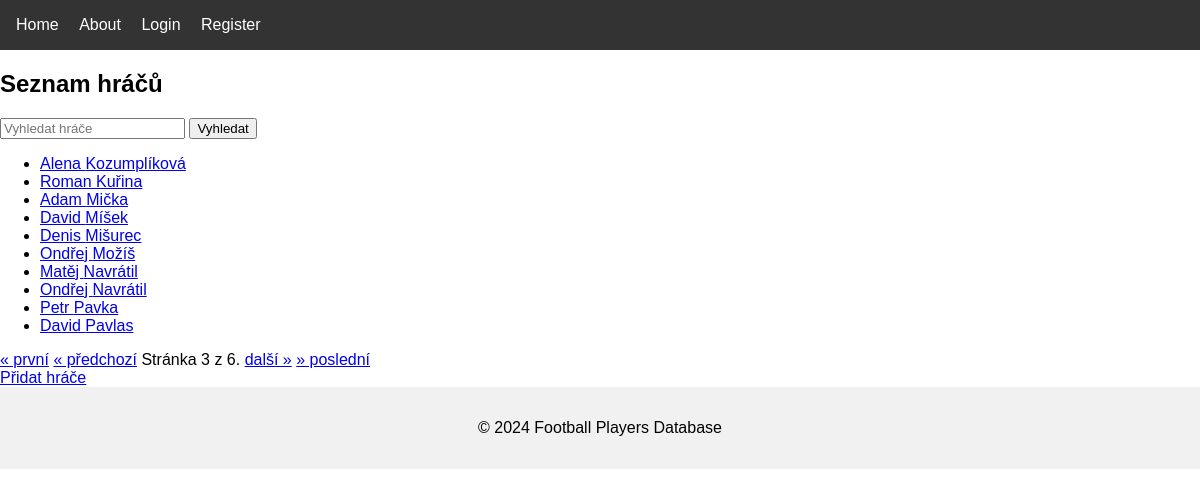
Screenshot of /players/?page=3 with the database file from the repository.
### players/models.py (models this page shows, shortened)
class Player(models.Model):
    id_player = models.CharField(max_length=10, unique=True, verbose_name="ID hráče", blank=True, null=True)  # Přidané pole id_player
    last_name = models.CharField(max_length=100, verbose_name="Lastname")
    first_name = models.CharField(max_length=100, verbose_name="Firtname")
    birth_year = models.IntegerField(verbose_name="Birthyear")
    club = models.CharField(max_length=100, verbose_name="Club")

### players/views.py (the view)
# urls.py: path('', views.players_list, name='players'),  # Seznam hráčů
def players_list(request):
    query = request.GET.get('q')
    if query:
        player_list = Player.objects.filter(first_name__icontains=query) | Player.objects.filter(
            last_name__icontains=query)
    else:
        player_list = Player.objects.all()
    paginator = Paginator(player_list, 10)  # 10 hráčů na stránku
    page_number = request.GET.get('page')  # Získání čísla stránky z GET parametru
    players = paginator.get_page(page_number)  # Načtení hráčů pro danou stránku
    return render(request, 'players/players_list.html', {'players': players, 'query': query})

### players/templates/players/players_list.html (shortened to what this page needs)
{% extends 'core/base.html' %}
{% block content %}
  <h2>Seznam hráčů</h2>
  <form method="GET" action="{% url 'players' %}">
    <input type="text" name="q" placeholder="Vyhledat hráče" value="{{ query|default:'' }}">
    <button type="submit">Vyhledat</button>
  </form>
  <ul>
    {% for player in players %}
      <li>
        <a href="{% url 'player_detail' player.pk %}">{{ player.first_name }} {{ player.last_name }}</a>
      </li>
    {% empty %}
      <li>Nebyli nalezeni žádní hráči.</li>
    {% endfor %}
  </ul>
  <div class="pagination">
    <span class="step-links">
      {% if players.has_previous %}
        <a href="?page=1{% if query %}&q={{ query }}{% endif %}">&laquo; první</a>
        <a href="?page={{ players.previous_page_number }}{% if query %}&q={{ query }}{% endif %}">« předchozí</a>
      {% endif %}
      <span class="current">
        Stránka {{ players.number }} z {{ players.paginator.num_pages }}.
      </span>
      {% if players.has_next %}
        <a href="?page={{ players.next_page_number }}{% if query %}&q={{ query }}{% endif %}">další »</a>
        <a href="?page={{ players.paginator.num_pages }}{% if query %}&q={{ query }}{% endif %}">&raquo; poslední</a>
      {% endif %}
    </span>
  </div>
  <a href="{% url 'add_player' %}">Přidat hráče</a>
{% endblock %}

### core/static/css/styles.css (style rules this page uses)
body { font-family: Arial, sans-serif; margin: 0; padding: 0; }

### rows the page displays
Player: first_name "Alena", last_name "Kozumplíková"
Player: first_name "Roman", last_name "Kuřina"
Player: first_name "Adam", last_name "Mička"
Player: first_name "David", last_name "Míšek"
Player: first_name "Denis", last_name "Mišurec"
Player: first_name "Ondřej", last_name "Možíš"
Player: first_name "Matěj", last_name "Navrátil"
Player: first_name "Ondřej", last_name "Navrátil"
Player: first_name "Petr", last_name "Pavka"
Player: first_name "David", last_name "Pavlas"

### other values shown
{{ players.number }} "3"
{{ players.paginator.num_pages }} "6"
